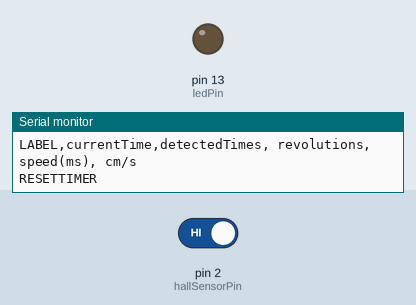
Simulated run of this sketch. Board: Arduino Uno, built with avr-gcc and run on an emulated ATmega328P. On the bench: output pins drawn as LEDs (lit = HIGH), the last lines printed to the serial monitor. The test bench sets the inputs (shaded band); at power-on: pin 2 (hallSensorPin) HIGH.

Above: at 1.2 s.
1.3 s: pin 2 (hallSensorPin) driven LOW
At 2.5 s:
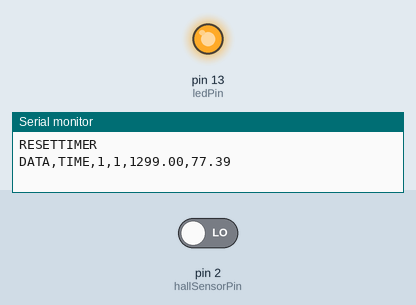
2.8 s: pin 2 (hallSensorPin) driven HIGH
At 3.7 s:
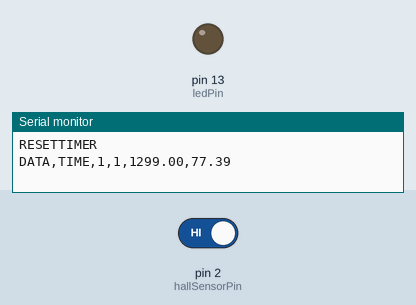
Timing chart, 0 to 5.8 s (numbered marks = the images above; inputs shaded):
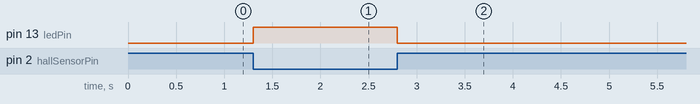

The sketch:

Hall_sensor_with_excel_config.ino
```cpp
  int hallSensorPin = 2;
  int ledPin = 13;
  int state = 0;
  int detectedTimes;
  int lastTime;
  int currentTime;
  float duration;
  float pi = 3.14159;
  float diameterOfWheel=32;
  int validCounterTimes;

void setup() {
  Serial.begin(9600);
  pinMode(ledPin, OUTPUT);
  pinMode(hallSensorPin, INPUT);
Serial.println("CLEARDATA");
Serial.println("LABEL,currentTime,detectedTimes, revolutions, speed(ms), cm/s");
Serial.println("RESETTIMER");

}

void loop() {
  state = digitalRead(hallSensorPin);

  if(state ==LOW){
    currentTime = millis();
    duration = currentTime-lastTime;
    lastTime = currentTime;

    if(duration>200){
    detectedTimes = detectedTimes + 1;
    }

    if(duration>600 && duration<2500){
    Serial.print("DATA,TIME,");
    digitalWrite(ledPin,HIGH);

    validCounterTimes = validCounterTimes+1;

    Serial.print(detectedTimes);
    Serial.print(",");
    Serial.print(validCounterTimes);
    Serial.print(",");
    Serial.print(duration);
    Serial.print(",");
    Serial.println((1000/duration)*diameterOfWheel*pi);
    delay(300);}
  }else{
    digitalWrite(ledPin, LOW);
  }
}
```

Measured:
- after the input at 1.3 s, pin 13 (ledPin): LOW → HIGH at once
- after the input at 2.8 s, pin 13 (ledPin): HIGH → LOW at once
